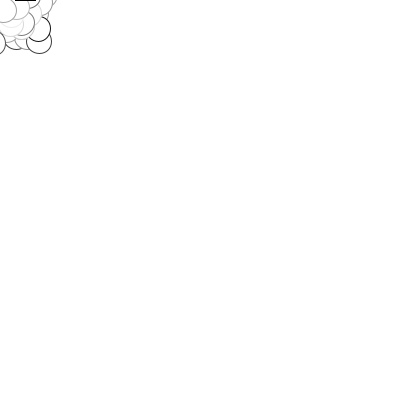
Frame 1 (no input)
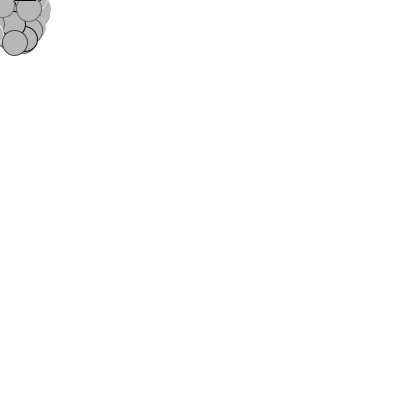
Frame 60 (the mouse pressed at the canvas centre just before this capture)
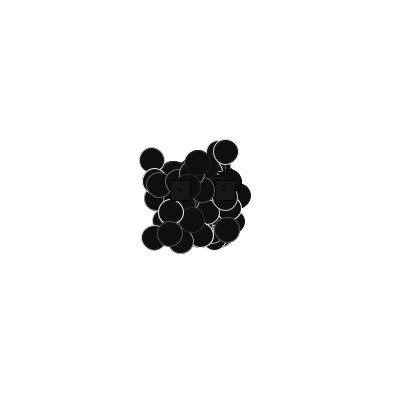
Frame 120 (the mouse held since frame 60 and released just before this capture)

The Processing sketch that drew these frames (run headless with seeded random() and noise(); from frame 60 on, the mouse is pressed at the canvas centre):

// Processing sketch: cloudmonster
// ── cloudmonster.pde
void setup() {
size(400, 400);
smooth();
background(255);
noStroke();
}

void draw() {
  float size = 400;
  float j = random(255);
  background(255);
  for(int i=0; i<100; i++) {
  float r = random(255);
  float a = random(50);
  float c = random(50);
  float d = random(50);
  float e = random(50);
  stroke(r);
  ellipse((mouseX + c - d), (mouseY + a - e), 25, 25);
  }
  fill(j);
  float r = random(255);
  stroke(0, 0, 0);
  rect((mouseX - 30), (mouseY - 20), 20, 20);
  rect((mouseX + 15), (mouseY - 20), 20, 20);
  rect((mouseX - ((mouseX*.035)+15)), (mouseY - ((mouseY*.035)+5)), 2, 2);
  rect((mouseX + (((400-mouseX)*.035)+15)), (mouseY - ((mouseY*.035)+5)), 2, 2);
}
